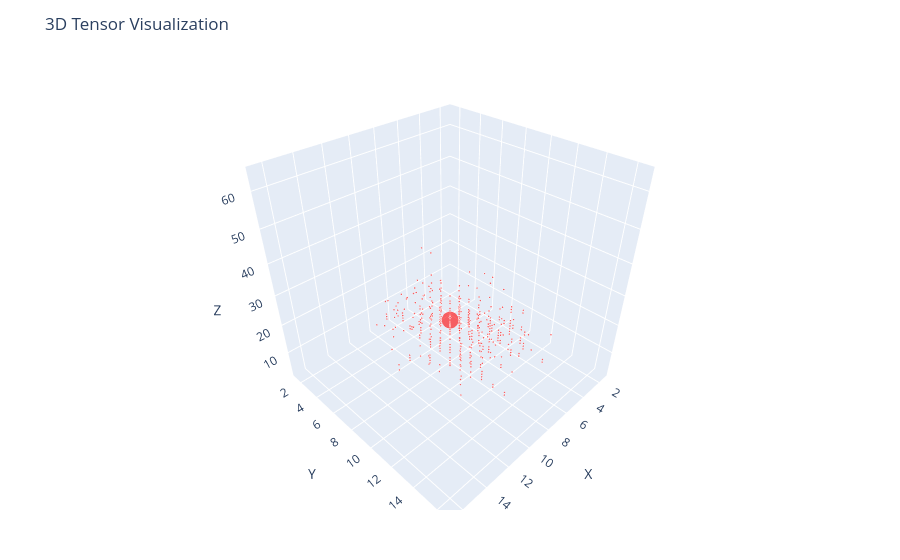

Notebook code for this chart:
### Code cell
red_curve = toCurveTensor(red_channel)
    plotTensor(red_curve.tensor, 0.1, color="red")

### Figure 1 — Plotly figure (JSON) as saved in the notebook; plotly's stock layout.template omitted (floating-point values rounded to 4 significant figures; data arrays with more than 128 entries replaced by an {"elided": "..."} marker saying what was removed)
{"data": [{"marker": {"color": "red", "opacity": 0.6, "size": {"elided": "428 float values"}}, "mode": "markers", "type": "scatter3d", "x": {"elided": "428 int values"}, "y": {"elided": "428 int values"}, "z": {"elided": "428 int values"}}], "layout": {"margin": {"b": 50, "l": 50, "r": 50, "t": 60}, "scene": {"aspectmode": "cube", "xaxis": {"range": [1, 17], "title": "X"}, "yaxis": {"range": [1, 17], "title": "Y"}, "zaxis": {"range": [1, 66], "title": "Z"}}, "title": "3D Tensor Visualization"}}
